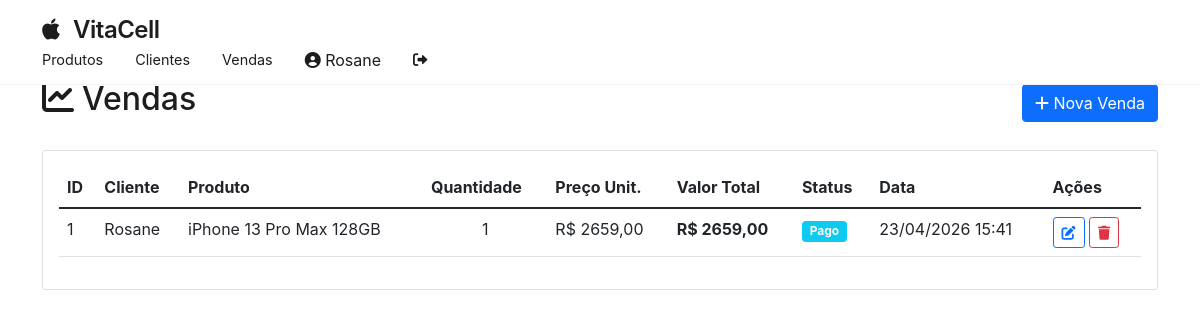
/vendas/ (signed in), run on the app's committed database.
### core/models.py (models this page shows, shortened)
class Venda(models.Model):
    STATUS_CHOICES = [
        ('pendente', 'Pendente'),
        ('pago', 'Pago'),
        ('entregue', 'Entregue'),
        ('cancelado', 'Cancelado'),
    ]
    cliente = models.ForeignKey(Cliente, on_delete=models.CASCADE, related_name='vendas')
    produto = models.ForeignKey(Produto, on_delete=models.CASCADE, related_name='vendas')
    quantidade = models.IntegerField('Quantidade', validators=[MinValueValidator(1)])
    preco_unitario = models.DecimalField('Preço Unitário', max_digits=10, decimal_places=2)
    status = models.CharField('Status', max_length=20, choices=STATUS_CHOICES, default='pendente')
    data_venda = models.DateTimeField('Data da Venda', auto_now_add=True)
    def valor_total(self):
        return self.quantidade * self.preco_unitario
    class Meta:
        verbose_name = 'Venda'
        verbose_name_plural = 'Vendas'

class Cliente(models.Model):
    usuario = models.OneToOneField(User, on_delete=models.CASCADE, related_name='cliente')
    telefone = models.CharField('Telefone', max_length=20)
    endereco = models.TextField('Endereço')
    cpf = models.CharField('CPF', max_length=14, unique=True)
    data_nascimento = models.DateField('Data de Nascimento')
    class Meta:
        verbose_name = 'Cliente'
        verbose_name_plural = 'Clientes'

class Produto(models.Model):
    CONDICAO_CHOICES = [
        ('novo', 'Novo'),
        ('usado', 'Usado'),
    ]
    modelo = models.CharField('Modelo', max_length=100)
    capacidade = models.CharField('Capacidade', max_length=20)
    cor = models.CharField('Cor', max_length=50)
    condicao = models.CharField('Condição', max_length=10, choices=CONDICAO_CHOICES, default='novo')
    preco = models.DecimalField('Preço', max_digits=10, decimal_places=2, validators=[MinValueValidator(Decimal('0.01'))])
    quantidade_estoque = models.IntegerField('Quantidade em Estoque', validators=[MinValueValidator(0)])
    descricao = models.TextField('Descrição', blank=True)
    imagem = models.ImageField('Imagem', upload_to='produtos/', blank=True, null=True)
    created_at = models.DateTimeField('Criado em', auto_now_add=True)
    class Meta:
        verbose_name = 'Produto'
        verbose_name_plural = 'Produtos'

### core/views.py (the view)
# urls.py: path('vendas/', views.venda_lista, name='venda_lista'),
@login_required
def venda_lista(request):
    vendas = Venda.objects.select_related('cliente__usuario', 'produto').all()
    return render(request, 'vendas/lista.html', {'vendas': vendas})

### core/templates/vendas/lista.html (shortened to what this page needs)
{% extends 'base.html' %}
{% block content %}
<div class="d-flex justify-content-between align-items-center mb-4">
    <h2><i class="fas fa-chart-line me-2"></i>Vendas</h2>
    <a href="{% url 'venda_create' %}" class="btn btn-primary">
        <i class="fas fa-plus"></i> Nova Venda
    </a>
</div>
<div class="card">
    <div class="card-body">
        <div class="table-responsive">
            <table class="table table-hover">
                <thead>
                    <tr>
                        <th>ID</th>
                        <th>Cliente</th>
                        <th>Produto</th>
                        <th>Quantidade</th>
                        <th>Preço Unit.</th>
                        <th>Valor Total</th>
                        <th>Status</th>
                        <th>Data</th>
                        <th>Ações</th>
                    </tr>
                </thead>
                <tbody>
                    {% for venda in vendas %}
                    <tr>
                        <td>{{ venda.id }}</td>
                        <td>{{ venda.cliente.usuario.get_full_name }}</td>
                        <td>{{ venda.produto.modelo }} {{ venda.produto.capacidade }}</td>
                        <td class="text-center">{{ venda.quantidade }}</td>
                        <td>R$ {{ venda.preco_unitario|floatformat:2 }}</td>
                        <td class="fw-bold">R$ {{ venda.valor_total|floatformat:2 }}</td>
                        <td>
                            <span class="badge bg-{% if venda.status == 'entregue' %}success{% elif venda.status == 'cancelado' %}danger{% elif venda.status == 'pendente' %}warning{% else %}info{% endif %}">
                                {{ venda.get_status_display }}
                            </span>
                        </td>
                        <td>{{ venda.data_venda|date:"d/m/Y H:i" }}</td>
                        <td>
                            <a href="{% url 'venda_edit' venda.id %}" class="btn btn-sm btn-outline-primary">
                                <i class="fas fa-edit"></i>
                            </a>
                            <a href="{% url 'venda_delete' venda.id %}" class="btn btn-sm btn-outline-danger">
                                <i class="fas fa-trash"></i>
                            </a>
                        </td>
                    </tr>
                    {% empty %}
                    <tr>
                        <td colspan="9" class="text-center text-muted">
                            Nenhuma venda registrada ainda.
                        </td>
                    </tr>
                    {% endfor %}
                </tbody>
            </table>
        </div>
    </div>
</div>
{% endblock %}

### core/templates/base.html (shortened to what this page needs)
<!DOCTYPE html>
<html lang="pt-br">
<head>
    <link href="https://cdn.jsdelivr.net/npm/bootstrap@5.1.3/dist/css/bootstrap.min.css" rel="stylesheet">
    <link rel="stylesheet" href="https://cdnjs.cloudflare.com/ajax/libs/font-awesome/6.0.0/css/all.min.css">
    {% load static %}
    <link rel="stylesheet" href="{% static 'css/style.css' %}">
</head>
<body>
    {% if user.is_authenticated %}
    <nav class="apple-nav">
        <div class="container">
            <a href="{% url 'home' %}" class="apple-logo">
                <i class="fab fa-apple"></i> VitaCell
            </a>
            <div class="apple-nav-links">
                <a href="{% url 'produto_lista' %}">Produtos</a>
                <a href="{% url 'cliente_lista' %}">Clientes</a>
                <a href="{% url 'venda_lista' %}">Vendas</a>
                <div class="user-menu">
                    <i class="fas fa-user-circle"></i>
                    <span>{{ user.get_full_name|default:user.username }}</span>
                </div>
                <a href="{% url 'logout' %}">
                    <i class="fas fa-sign-out-alt"></i>
                </a>
            </div>
        </div>
    </nav>
    {% endif %}
    <main class="main-content">
        <div class="container">
            {% block content %}
            {% endblock %}
        </div>
    </main>
</body>
</html>

### static/css/style.css (style rules this page uses)
* { margin: 0; padding: 0; box-sizing: border-box; }
body { font-family: -apple-system, BlinkMacSystemFont, 'Segoe UI', Roboto, Helvetica, Arial, sans-serif; background: #ffffff; color: #1d1d1f; line-height: 1.5; }
.apple-nav { background: rgba(255, 255, 255, 0.98); backdrop-filter: blur(20px); -webkit-backdrop-filter: blur(20px); position: fixed; top: 0; width: 100%; z-index: 1000; padding: 0.75rem 0; border-bottom: 1px solid rgba(0, 0, 0, 0.05); }
.apple-logo { font-size: 1.5rem; font-weight: 600; text-decoration: none; color: #1d1d1f; letter-spacing: -0.5px; }
.apple-logo i { margin-right: 0.5rem; }
.apple-nav-links { display: flex; gap: 2rem; align-items: center; }
.apple-nav-links a { text-decoration: none; color: #1d1d1f; font-size: 0.9rem; transition: color 0.2s; }
.main-content { margin-top: 80px; min-height: calc(100vh - 80px); }

### data on the page
Venda: id "1", cliente.usuario.get_full_name "Rosane", produto.modelo "iPhone 13 Pro Max", produto.capacidade "128GB", quantidade "1", preco_unitario "2659,00", valor_total "2659,00", status "Pago", data_venda "23/04/2026 15:41"

### other printed values
{{ user.get_full_name|default:user.username }} "Rosane"
